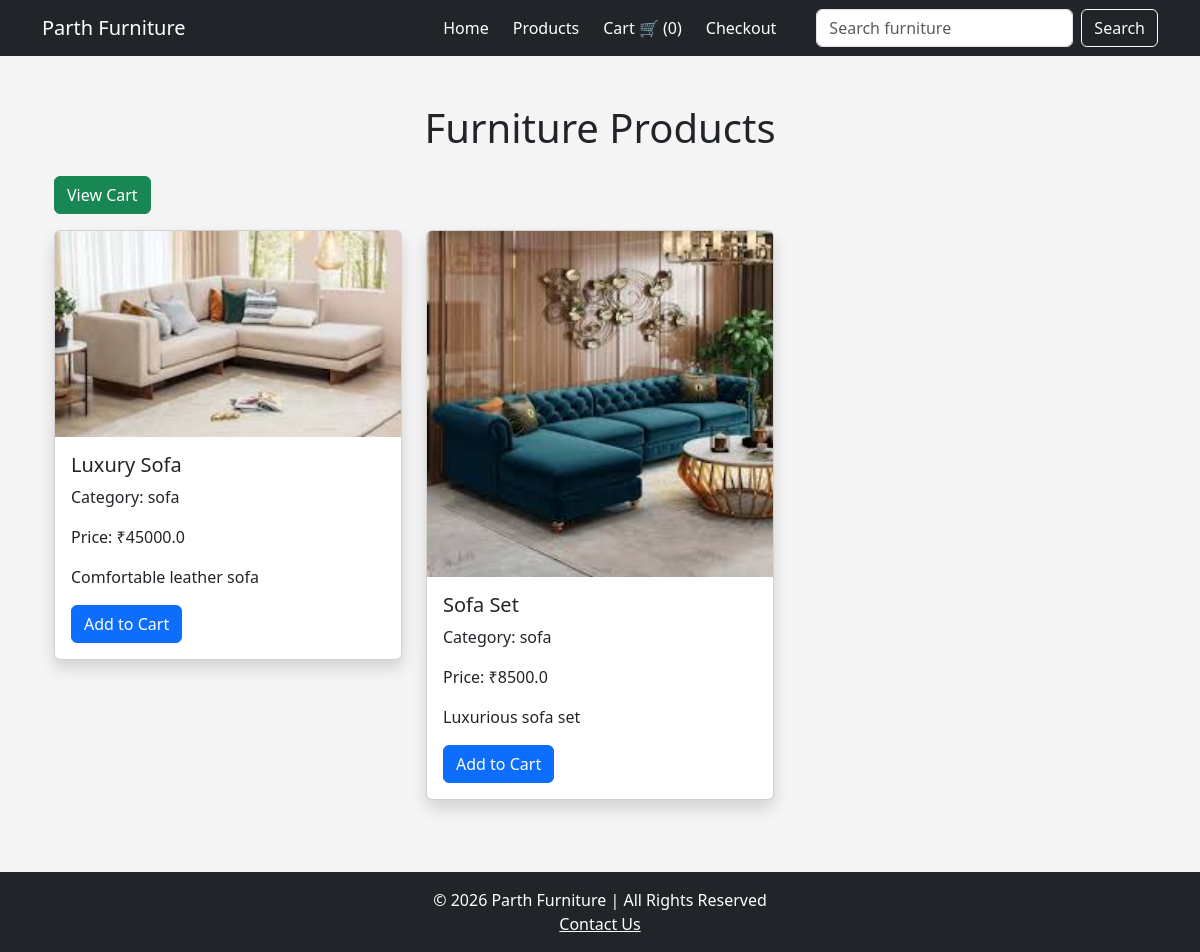
The page /sofas/ on the database its author committed.
### store/models.py (models this page shows, shortened)
class Product(models.Model):
    CATEGORY_CHOICES = (
        ('sofa', 'Sofa'),
        ('chair', 'Chair'),
    )
    name = models.CharField(max_length=200)
    category = models.CharField(max_length=20, choices=CATEGORY_CHOICES)
    price = models.FloatField()
    description = models.TextField()
    stock = models.IntegerField()
    image = models.ImageField(upload_to='products/', null=True, blank=True)

### store/views.py (the view)
# urls.py: path('sofas/', views.sofa_products, name='sofas'),
def sofa_products(request):
    products = Product.objects.filter(category='sofa')
    return render(request, 'products.html', {'products': products})

### store/views.py (called while the page is built)
def cart_count(request):
    count = Cart.objects.count()
    return {'cart_count': count}

### store/templates/products.html
{% extends 'base.html' %}
{% block content %}
<div class="container mt-5">
    <h1 class="text-center mb-4">Furniture Products</h1>
    <a href="/cart/" class="btn btn-success mb-3">
        View Cart
    </a>
    <div class="row">
        {% for product in products %}
        <div class="col-md-4">
            <div class="card mb-4 shadow">
                <img src="{{ product.image.url }}" class="card-img-top">
                <div class="card-body">
                    <h5 class="card-title">{{ product.name }}</h5>
                    <p class="card-text">
                        Category: {{ product.category }}
                    </p>
                    <p class="card-text">
                        Price: ₹{{ product.price }}
                    </p>
                    <p class="card-text">
                        {{ product.description }}
                    </p>
                    <a href="{% url 'add_to_cart' product.id %}" class="btn btn-primary">
                        Add to Cart
                    </a>
                </div>
            </div>
        </div>
        {% endfor %}
    </div>
</div>
{% endblock %}

### static/css/style.css (style rules this page uses)
body { background:#f5f5f5; }

### rows shown on the page
Product: image (picture), name "Luxury Sofa", category "sofa", price "45000.0", description "Comfortable leather sofa"
Product: image (picture), name "Sofa Set", category "sofa", price "8500.0", description "Luxurious sofa set"

### other values the page prints
{{ cart_count }} "0"
